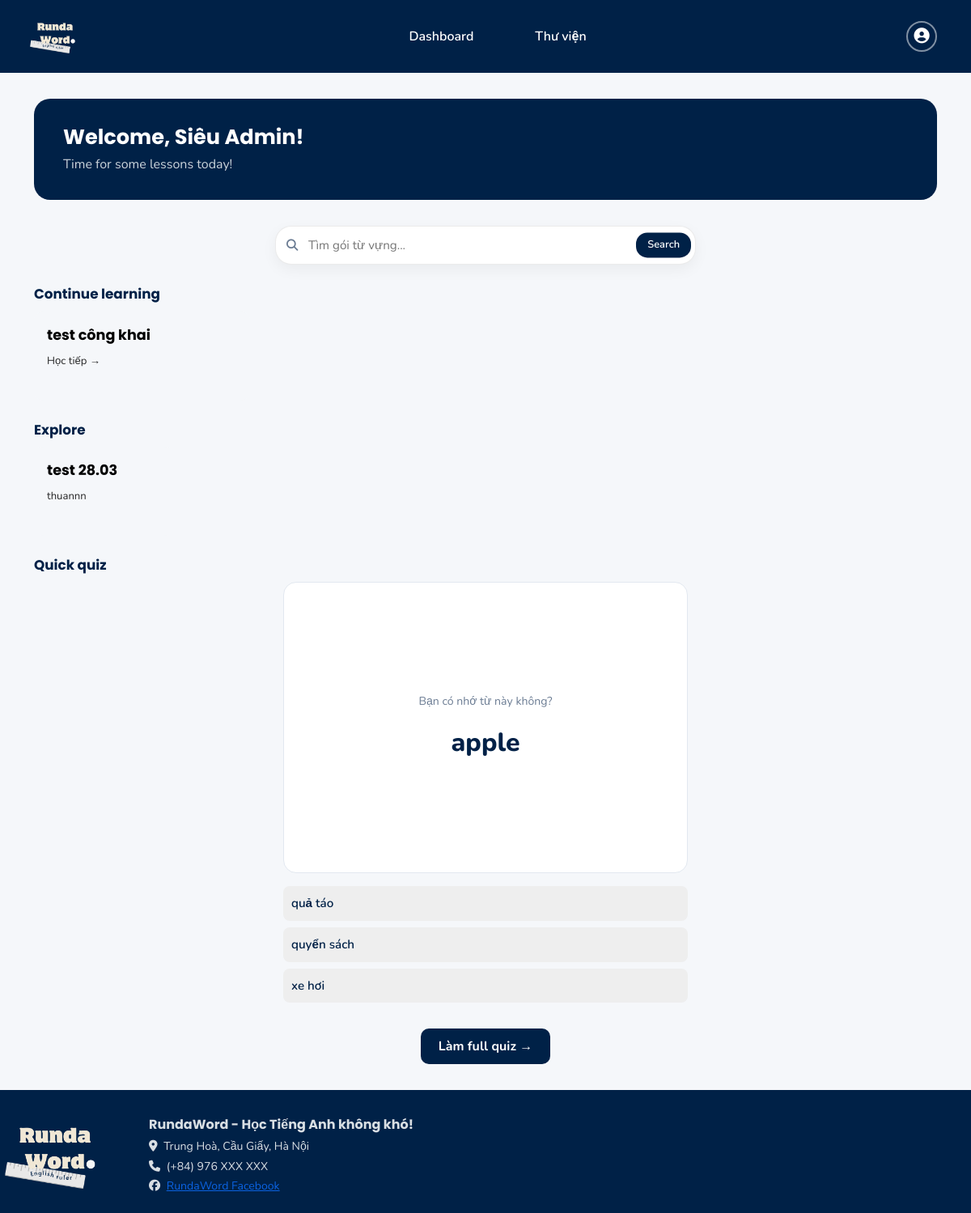
Before: /dashboard (signed in) with the older database file.
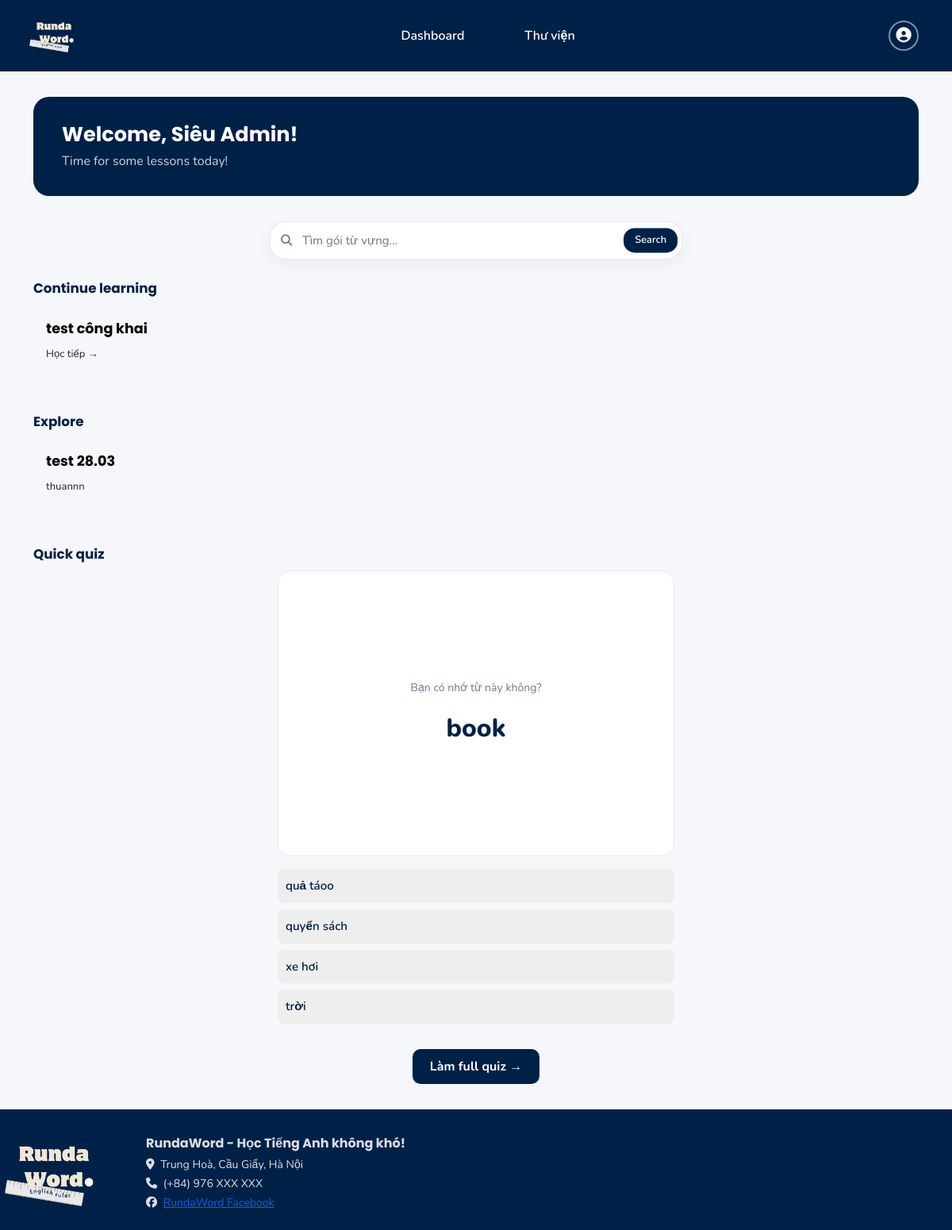
After: the same page with the newer database file.
### main.py (models this page shows, shortened)
class User(UserMixin, db.Model):
    __tablename__ = 'users'
    id = db.Column(db.Integer, primary_key=True)
    username = db.Column(db.String(50), unique=True, nullable=False)
    name = db.Column(db.String(100))
    email = db.Column(db.String(120), unique=True, nullable=False)
    password_hash = db.Column(db.String(255), nullable=False)
    created_at = db.Column(db.DateTime, default=datetime.utcnow)
    packages = db.relationship('VocabPackage', backref='user', lazy=True, cascade='all, delete-orphan')

class VocabPackage(db.Model):
    __tablename__ = 'vocab_packages'
    id = db.Column(db.Integer, primary_key=True)
    package_name = db.Column(db.String(100), nullable=False)
    package_description = db.Column(db.Text)
    created_at = db.Column(db.DateTime, default=datetime.utcnow)
    updated_at = db.Column(db.DateTime, default=datetime.utcnow)
    user_id = db.Column(db.Integer, db.ForeignKey('users.id'), nullable=False)
    is_public = db.Column(db.Boolean, default=True)
    vocabularies = db.relationship('Vocabulary', backref='package', lazy=True, cascade='all, delete-orphan')

class Vocabulary(db.Model):
    __tablename__ = 'vocabularies'
    id = db.Column(db.Integer, primary_key=True)
    word_en = db.Column(db.String(150), nullable=False)
    word_vi = db.Column(db.String(255), nullable=False)
    package_id = db.Column(db.Integer, db.ForeignKey('vocab_packages.id'), nullable=False)

### main.py (the view)
@app.route('/dashboard')
@login_required
def dashboard():
    recent_packages = VocabPackage.query\
        .filter_by(user_id=current_user.id)\
        .order_by(VocabPackage.updated_at.desc())\
        .limit(4).all()
    public_packages = VocabPackage.query\
        .filter(
            VocabPackage.is_public == True,
            VocabPackage.user_id != current_user.id
        )\
        .order_by(func.random())\
        .limit(6).all()
    user_packages = VocabPackage.query.filter_by(user_id=current_user.id).all()
    quiz_package = random.choice(user_packages) if user_packages else None
    quiz_words = []
    if quiz_package:
        vocabs = quiz_package.vocabularies
        if len(vocabs) >= 2:
            sample = random.sample(vocabs, min(5, len(vocabs)))
            for v in sample:
                wrong_pool = [x.word_vi for x in vocabs if x.id != v.id]
                wrong = random.sample(wrong_pool, min(3, len(wrong_pool)))
                options = wrong + [v.word_vi]
                random.shuffle(options)
                quiz_words.append({
                    "word": v.word_en,
                    "correct": v.word_vi,
                    "options": options
                })
    return render_template(
        'index.html',
        recent_packages=recent_packages,
        public_packages=public_packages,
        quiz_words=quiz_words,
        quiz_package=quiz_package
    )

### main.py (called while the page is built)
@login_manager.user_loader
def load_user(user_id):
    return User.query.get(int(user_id))

### templates/index.html (shortened to what this page needs)
{% extends "base.html" %}
{% block content %}
<div class="welcome-banner">
    <h2>Welcome, {{ current_user.name or current_user.username }}!</h2>
    <p>Time for some lessons today!</p>
</div>
{% set action_url = url_for('packages') %}
{% set placeholder = "Tìm gói từ vựng..." %}
{% include "components/search_box.html" %}
<div class="section-header mb-2">Continue learning</div>
<div class="row g-3 mb-4">
    {% if recent_packages %}
        {% for package in recent_packages %}
    <div class="col-6 col-md-3">
        <a href="{{ url_for('package_detail', package_id=package.id) }}"
           class="pkg-card pkg-card-{{ loop.index0 % 4 }}">
            <div class="pkg-card-name">{{ package.package_name }}</div>
            <div class="pkg-card-meta">Học tiếp →</div>
        </a>
    </div>
        {% endfor %}
    {% else %}
        <p>Bạn chưa có gói từ nào.</p>
    {% endif %}
</div>
<div class="section-header mb-2">Explore</div>
<div class="row g-3 mb-4">
    {% if public_packages %}
        {% for package in public_packages %}
        <div class="col-6 col-md-2">
            <a href="{{ url_for('package_detail', package_id=package.id) }}"
               class="pkg-card">
                <div class="pkg-card-name">{{ package.package_name }}</div>
                <div class="pkg-card-meta">
                    {{ package.user.username if package.user else '' }}
                </div>
            </a>
        </div>
        {% endfor %}
    {% else %}
        <p>Chưa có gói từ công khai.</p>
    {% endif %}
</div>
{% if quiz_words %}
<div class="section-header mb-2">Quick quiz</div>
<div style="max-width:500px;margin:0 auto;">
    <div class="quiz-card mb-3">
        <div class="q-prompt">Bạn có nhớ từ này không?</div>
        <div class="q-word" id="quickWord">{{ quiz_words[0].word }}</div>
    </div>
    <div id="quickOptions">
    {% for opt in quiz_words[0].options %}
    <button class="option-btn" onclick="checkQuickAnswer(this, '{{ opt }}', '{{ quiz_words[0].correct }}')">
        {{ opt }}
    </button>
    {% endfor %}
</div>
    <div class="text-center">
        <a href="{{ url_for('quiz', package_id=quiz_package.id) }}"
           class="btn btn-navy mt-3">
            Làm full quiz →
        </a>
    </div>
</div>
{% endif %}
{% endblock %}

### templates/base.html (shortened to what this page needs)
<!DOCTYPE html>
<html lang="vi">
<head>
    <link href="https://cdn.jsdelivr.net/npm/bootstrap@5.3.3/dist/css/bootstrap.min.css" rel="stylesheet">
    <link rel="stylesheet" href="https://cdnjs.cloudflare.com/ajax/libs/font-awesome/6.5.1/css/all.min.css">
    <link rel="stylesheet" href="{{ url_for('static', filename='css/main.css') }}">
</head>
<body>
    <nav class="navbar navbar-expand-lg">
        <div class="container">
            <a class="navbar-brand" href="{{ url_for('index') }}">
                <div class="brand-logo">
                    <img src="{{ url_for('static', filename='imgs/RundaWord-logo.png') }}" alt="rundaword-logo"
                        width="80" height="70">
                </div>
            </a>
            <div class="collapse navbar-collapse" id="navbarNav">
                {% if current_user.is_authenticated %}
                <ul class="navbar-nav mx-auto">
                    <li class="nav-item">
                        <a class="nav-link" href="{{ url_for('dashboard') }}">Dashboard</a>
                    </li>
                    <li class="nav-item">
                        <a class="nav-link" href="{{ url_for('packages') }}">Thư viện</a>
                    </li>
                </ul>
                <ul class="navbar-nav">
                    <li class="nav-item dropdown">
                        <a class="navbar-icon-btn" href="#" data-bs-toggle="dropdown" role="button">
                            <i class="fas fa-user-circle"></i>
                        </a>
                    </li>
                </ul>
                {% endif %}
            </div>
        </div>
    </nav>
    <main>
        <div class="container">
            {% block content %}{% endblock %}
        </div>
    </main>
    <footer>
        <div class="container">
            <div class="row align-items-center" style="gap:50px">
                <div class="col-auto me-3">
                    <div class="brand-logo">
                        <img src="../static/imgs/RundaWord-logo.png" alt="rundaword-logo" width="160" height="140">
                    </div>
                </div>
                <div class="col">
                    <p class="footer-logo-text mb-1">RundaWord - Học Tiếng Anh không khó!</p>
                    <p><i class="fas fa-map-marker-alt me-1"></i> Trung Hoà, Cầu Giấy, Hà Nội</p>
                    <p><i class="fas fa-phone me-1"></i> (+84) 976 XXX XXX</p>
                    <p><i class="fab fa-facebook me-1"></i> <a href="https://www.facebook.com/chin.rangdao"
                            target="_blank">RundaWord Facebook</a></p>
                </div>
            </div>
        </div>
    </footer>
</body>
</html>

### templates/components/search_box.html
<div class="search-box-wrapper mb-4">
    <form method="GET" action="{{ action_url }}" class="search-box">
        <i class="fas fa-search search-icon"></i>
        <input
            type="text"
            name="q"
            placeholder="{{ placeholder or 'Tìm kiếm...' }}"
            value="{{ request.args.get('q', '') }}"
            class="search-input"
        >
        <button type="submit" class="search-btn">Search</button>
    </form>
</div>

### static/css/main.css (style rules this page uses)
:root { --navy: #002147; --navy-light: #1a3a5c; --cream: #f0ebe0; --cream-btn: #e8e0d0; --accent: #1a5cad; --text: #0d2137; --muted: #6b7c93; --bg: #f5f7fa; --card-bg: #ffffff; --border: #e2e8f0; }
.section-header { font-family: 'Poppins'; font-weight: 700; color: var(--navy); font-size: 1.1rem; }
* { box-sizing: border-box; }
body { font-family: 'Nunito', sans-serif; background: var(--bg); color: var(--text); min-height: 100vh; display: flex; flex-direction: column; }
.navbar { background-color: var(--navy); padding: 14px 0; }
.navbar-brand { display: flex; align-items: center; gap: 10px; text-decoration: none; }
.brand-logo { width: 52px; height: 52px; background: transparent; display: flex; align-items: center; justify-content: center; flex-shrink: 0; }
.navbar .nav-link { color: white !important; font-weight: 600; font-size: 1rem; padding: 6px 18px; border-radius: 8px; transition: background 0.15s; margin: 0 30px 0 30px }
.navbar-icon-btn { width: 38px; height: 38px; border-radius: 50%; border: 2px solid rgba(255, 255, 255, 0.5); color: white; display: flex; align-items: center; justify-content: center; font-size: 1.2rem; cursor: pointer; background: transparent; transition: background 0.15s; text-decoration: none; }
.navbar-icon-btn::after { display: none !important; }
main { flex: 1; padding: 32px 0; }
.pkg-card { background: linear-gradient(145deg, #3a6ea5, #6a9fd8); border-radius: 16px; padding: 22px 20px 18px; color: white; cursor: pointer; text-decoration: none; display: block; transition: transform 0.15s, box-shadow 0.2s; min-height: 110px; }
.pkg-card-name { font-family: 'Poppins', sans-serif; font-weight: 700; font-size: 1.1rem; margin-bottom: 10px; }
.pkg-card-meta { font-size: 0.82rem; opacity: 0.85; }
.pkg-card-0 { background: linear-gradient(145deg, #2a5298, #4a7fc1); }
.btn-navy { background: var(--navy); color: white; border: none; border-radius: 10px; font-weight: 700; padding: 10px 22px; transition: background 0.15s; }
.welcome-banner { background: var(--navy); border-radius: 20px; padding: 32px 36px; color: white; position: relative; overflow: hidden; margin-bottom: 32px; }
.welcome-banner h2 { font-family: 'Poppins', sans-serif; font-weight: 700; font-size: 1.6rem; margin-bottom: 6px; }
.welcome-banner p { opacity: 0.8; margin: 0; font-size: 1rem; }
.section-header { font-family: 'Poppins', sans-serif; font-weight: 700; font-size: 1.05rem; color: var(--navy); margin-bottom: 16px; }
footer { background: var(--navy); color: white; padding: 28px 0 20px; }
footer .footer-logo-text { font-family: 'Poppins', sans-serif; font-weight: 700; font-size: 1rem; }
footer p { font-size: 0.88rem; opacity: 0.85; margin: 3px 0; }
.quiz-card { background: white; border: 1px solid var(--border); border-radius: 16px; padding: 48px 40px; min-height: 360px; display: flex; flex-direction: column; align-items: center; justify-content: center; }
.option-btn { width: 100%; text-align: left; padding: 14px 20px; border: 2px solid var(--border); border-radius: 12px; background: white; cursor: pointer; font-size: 0.95rem; font-family: 'Nunito', sans-serif; font-weight: 600; transition: all 0.15s; margin-bottom: 10px; color: var(--navy); }
.q-word { font-size: 2rem; font-weight: 800; color: var(--navy); text-align: center; }
.q-prompt { color: var(--muted); font-size: 0.88rem; margin-bottom: 16px; text-align: center; }
.search-box-wrapper { display: flex; justify-content: center; }
.search-box { position: relative; width: 100%; max-width: 520px; }
.search-input { width: 100%; padding: 12px 110px 12px 40px; border-radius: 20px; border: 1px solid rgba(0,0,0,0.08); outline: none; font-size: 0.95rem; background: #fff; box-shadow: 0 6px 18px rgba(0,0,0,0.05); transition: all 0.25s ease; }
.search-icon { position: absolute; left: 14px; top: 50%; transform: translateY(-50%); color: var(--muted); font-size: 0.9rem; }
.search-btn { position: absolute; right: 6px; top: 50%; transform: translateY(-50%); border: none; background: var(--navy); color: #fff; padding: 6px 14px; border-radius: 14px; font-size: 0.8rem; font-weight: 600; transition: all 0.2s ease; }
.pkg-card { display: block; padding: 16px; border-radius: 12px; background: #f5f7fa; text-decoration: none; color: #000; transition: 0.2s; }
.option-btn { width: 100%; margin-bottom: 8px; padding: 10px; border-radius: 8px; border: none; background: #eee; cursor: pointer; }

Changed rows visible on the page:
changed Vocabulary: word_vi "quả táo" → "quả táoo"
added Vocabulary: word_vi "trời"
Other visible differences:
{{ quiz_words[0].word }}: "apple" → "book"
